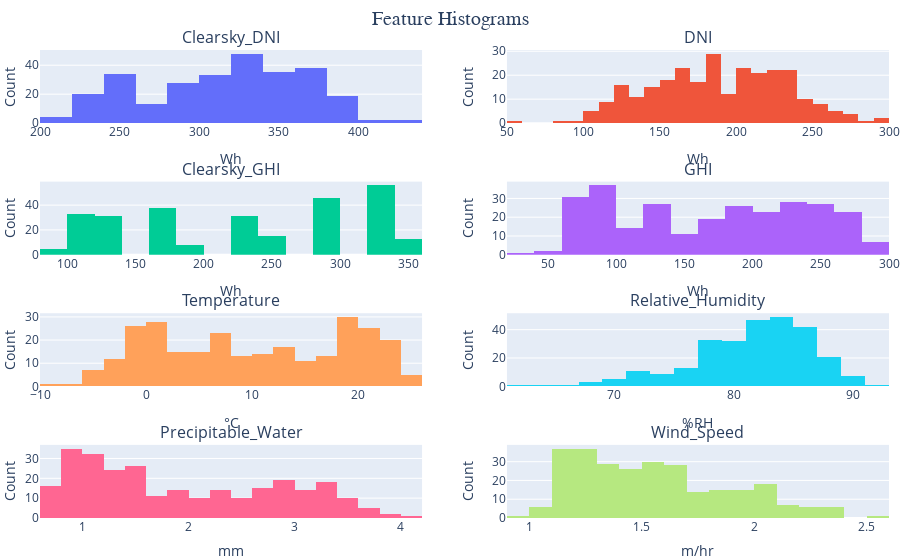

Notebook cell for this chart:
### Code cell
# begin == 0, end == None -> include all data
begin = 0  # math.ceil(len(df_rs)*.90)
end = None  # math.ceil(len(df_rs) * 0.075)

df_plot = df_rsm.iloc[begin:end]

col_idx = 0
rows, cols = 4, 2

fig = make_subplots(
    rows=rows,
    cols=cols,
    subplot_titles=columns,
)

for _, row in enumerate(range(1, rows + 1)):
    for _, col in enumerate(range(1, cols + 1)):
        fig.add_trace(
            go.Histogram(
                x=df_plot[columns[col_idx]],
                name=columns[col_idx],
                showlegend=False,
            ),
            row=row,
            col=col,
        )

        fig.update_yaxes(
            title_text="Count",
            row=row,
            col=col,
        )

        fig.update_xaxes(
            title_text=feature_units[col_idx],
            row=row,
            col=col,
        )

        col_idx += 1

fig.update_layout(
    title=dict(
        text=f"Feature Histograms",
        xanchor="center",
        x=0.5,
        font=dict(
            family="Arial",
            size=20,
        ),
    ),
    autosize=True,
    height=1200,
    margin=dict(
        l=5,
        r=5,
        b=0,
        t=50,
        pad=0,
    ),
    legend=dict(
        orientation="h",
        yanchor="bottom",
        y=-0.1,
    ),
)

fig.show()

### Figure 1 — Plotly figure (JSON) as saved in the notebook; plotly's stock layout.template omitted (floating-point values rounded to 4 significant figures; data arrays with more than 128 entries replaced by an {"elided": "..."} marker saying what was removed)
{"data": [{"name": "Clearsky_DNI", "showlegend": false, "type": "histogram", "x": {"elided": "276 float values"}, "xaxis": "x", "yaxis": "y"}, {"name": "DNI", "showlegend": false, "type": "histogram", "x": {"elided": "276 float values"}, "xaxis": "x2", "yaxis": "y2"}, {"name": "Clearsky_GHI", "showlegend": false, "type": "histogram", "x": {"elided": "276 float values"}, "xaxis": "x3", "yaxis": "y3"}, {"name": "GHI", "showlegend": false, "type": "histogram", "x": {"elided": "276 float values"}, "xaxis": "x4", "yaxis": "y4"}, {"name": "Temperature", "showlegend": false, "type": "histogram", "x": {"elided": "276 float values"}, "xaxis": "x5", "yaxis": "y5"}, {"name": "Relative_Humidity", "showlegend": false, "type": "histogram", "x": {"elided": "276 float values"}, "xaxis": "x6", "yaxis": "y6"}, {"name": "Precipitable_Water", "showlegend": false, "type": "histogram", "x": {"elided": "276 float values"}, "xaxis": "x7", "yaxis": "y7"}, {"name": "Wind_Speed", "showlegend": false, "type": "histogram", "x": {"elided": "276 float values"}, "xaxis": "x8", "yaxis": "y8"}], "layout": {"annotations": [{"font": {"size": 16}, "showarrow": false, "text": "Clearsky_DNI", "x": 0.225, "xanchor": "center", "xref": "paper", "y": 1, "yanchor": "bottom", "yref": "paper"}, {"font": {"size": 16}, "showarrow": false, "text": "DNI", "x": 0.775, "xanchor": "center", "xref": "paper", "y": 1, "yanchor": "bottom", "yref": "paper"}, {"font": {"size": 16}, "showarrow": false, "text": "Clearsky_GHI", "x": 0.225, "xanchor": "center", "xref": "paper", "y": 0.7188, "yanchor": "bottom", "yref": "paper"}, {"font": {"size": 16}, "showarrow": false, "text": "GHI", "x": 0.775, "xanchor": "center", "xref": "paper", "y": 0.7188, "yanchor": "bottom", "yref": "paper"}, {"font": {"size": 16}, "showarrow": false, "text": "Temperature", "x": 0.225, "xanchor": "center", "xref": "paper", "y": 0.4375, "yanchor": "bottom", "yref": "paper"}, {"font": {"size": 16}, "showarrow": false, "text": "Relative_Humidity", "x": 0.775, "xanchor": "center", "xref": "paper", "y": 0.4375, "yanchor": "bottom", "yref": "paper"}, {"font": {"size": 16}, "showarrow": false, "text": "Precipitable_Water", "x": 0.225, "xanchor": "center", "xref": "paper", "y": 0.1562, "yanchor": "bottom", "yref": "paper"}, {"font": {"size": 16}, "showarrow": false, "text": "Wind_Speed", "x": 0.775, "xanchor": "center", "xref": "paper", "y": 0.1562, "yanchor": "bottom", "yref": "paper"}], "autosize": true, "legend": {"orientation": "h", "y": -0.1, "yanchor": "bottom"}, "margin": {"b": 0, "l": 5, "pad": 0, "r": 5, "t": 50}, "title": {"font": {"family": "Arial", "size": 20}, "text": "Feature Histograms", "x": 0.5, "xanchor": "center"}, "xaxis": {"anchor": "y", "autorange": true, "domain": [0, 0.45], "range": [200, 440], "title": {"text": "Wh"}, "type": "linear"}, "xaxis2": {"anchor": "y2", "autorange": true, "domain": [0.55, 1], "range": [50, 300], "title": {"text": "Wh"}, "type": "linear"}, "xaxis3": {"anchor": "y3", "autorange": true, "domain": [0, 0.45], "range": [80, 360], "title": {"text": "Wh"}, "type": "linear"}, "xaxis4": {"anchor": "y4", "autorange": true, "domain": [0.55, 1], "range": [20, 300], "title": {"text": "Wh"}, "type": "linear"}, "xaxis5": {"anchor": "y5", "autorange": true, "domain": [0, 0.45], "range": [-10, 26], "title": {"text": "°C"}, "type": "linear"}, "xaxis6": {"anchor": "y6", "autorange": true, "domain": [0.55, 1], "range": [61, 93], "title": {"text": "%RH"}, "type": "linear"}, "xaxis7": {"anchor": "y7", "autorange": true, "domain": [0, 0.45], "range": [0.6, 4.2], "title": {"text": "mm"}, "type": "linear"}, "xaxis8": {"anchor": "y8", "autorange": true, "domain": [0.55, 1], "range": [0.9, 2.6], "title": {"text": "m/hr"}, "type": "linear"}, "yaxis": {"anchor": "x", "autorange": true, "domain": [0.8438, 1], "range": [0, 50.53], "title": {"text": "Count"}}, "yaxis2": {"anchor": "x2", "autorange": true, "domain": [0.8438, 1], "range": [0, 30.53], "title": {"text": "Count"}}, "yaxis3": {"anchor": "x3", "autorange": true, "domain": [0.5625, 0.7188], "range": [0, 58.95], "title": {"text": "Count"}}, "yaxis4": {"anchor": "x4", "autorange": true, "domain": [0.5625, 0.7188], "range": [0, 38.95], "title": {"text": "Count"}}, "yaxis5": {"anchor": "x5", "autorange": true, "domain": [0.2812, 0.4375], "range": [0, 31.58], "title": {"text": "Count"}}, "yaxis6": {"anchor": "x6", "autorange": true, "domain": [0.2812, 0.4375], "range": [0, 51.58], "title": {"text": "Count"}}, "yaxis7": {"anchor": "x7", "autorange": true, "domain": [0, 0.1562], "range": [0, 36.84], "title": {"text": "Count"}}, "yaxis8": {"anchor": "x8", "autorange": true, "domain": [0, 0.1562], "range": [0, 38.95], "title": {"text": "Count"}}}}
